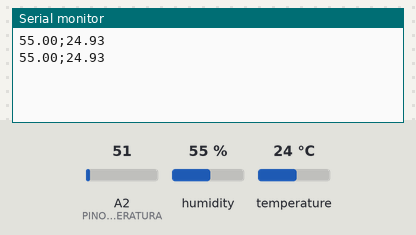
Bench run of a sketch on a simulated Arduino Uno, built with avr-gcc and run on an emulated ATmega328P. Parts: the last lines printed to the serial monitor. The inputs (shaded band) are chosen by the test bench; at power-on: humidity 55 %, A2 (PINO_SENSOR_TEMPERATURA) = 51, temperature 24 °C.

Above: at 1.8 s.
1.9 s: humidity set to 22 %
At 3.3 s:
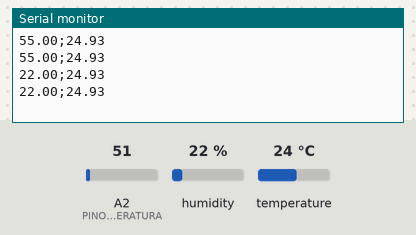
3.4 s: A2 (PINO_SENSOR_TEMPERATURA) set to 61
At 4.7 s:
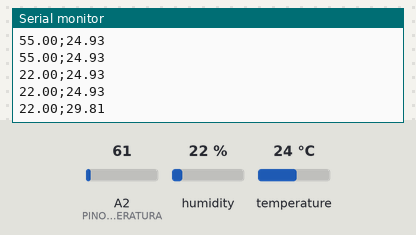
4.9 s: humidity set to 40 %
At 5.6 s:
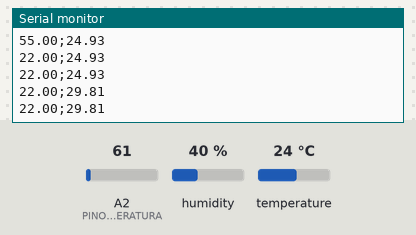
6.4 s: A2 (PINO_SENSOR_TEMPERATURA) set to 71
At 7.9 s:
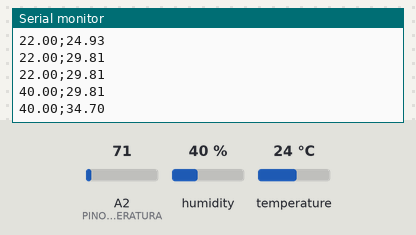
Timing chart, 0 to 8.9 s (numbered marks = the images above; inputs shaded):
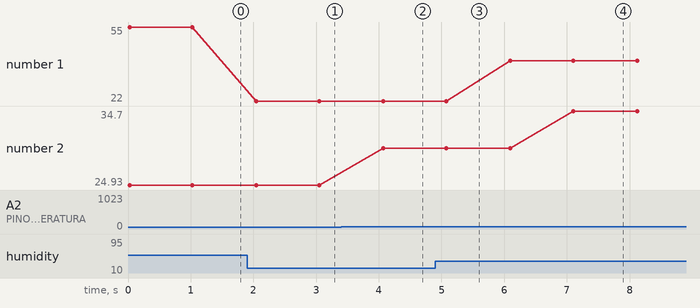

The sketch:

codigoSensor_herpsafe.ino
```cpp
#include "DHT.h" // incluie uma biblioteca externa

#define TIPO_SENSOR DHT11 // define o tipo de sensor
const int PINO_SENSOR_DHT11 = A1; // define a entrada analogica
const int PINO_SENSOR_TEMPERATURA = A2; // define a entrada analogica
float temperaturaCelsius;

//Paramentros de Maxima e Minimo de Umidade e Temeperatura
float tempMax = 30;
float tempMin = 25;
float umidMax = 60;
float umidMin = 40;

DHT sensorDHT(PINO_SENSOR_DHT11, TIPO_SENSOR); // referencia as duas variaveis a qual definil as portas analogicas

void setup() { // define a velocidade de comunicação
  Serial.begin(9600);
  sensorDHT.begin();
}

void loop() {
  float umidade = sensorDHT.readHumidity();
  int valorLeitura = analogRead(PINO_SENSOR_TEMPERATURA); // Declarando uma variável que pera o valor
  temperaturaCelsius = (valorLeitura * 5.0 / 1023.0) / 0.01; // fórmula para ter a temperatura em Graus Celsius


  if(isnan(umidade)) {
    Serial.println("Erro ao ler os dados sensor"); // Vai exibir a mensagem de erro caso não consiga ler os dados e umidade
  } else {
    //Serial.print("UmidadeMax:");
    //Serial.print(umidMax);
    //Serial.print(" ");

    // Serial.print("Umidade:");
    Serial.print(umidade); // Vai exibir o valor da variável "umidade"
    // Serial.print(" ");

    // Serial.print("UmidadeMin:");
    // Serial.print(umidMin);
    // Serial.print(" ");

    // Serial.print("TemperaturaMax:");
    // Serial.print(tempMax);
    Serial.print(";");

    // Serial.print("Temperatura:");
    Serial.println(temperaturaCelsius); // Vai exibir o valor da variáve temperaturaCelsius
    // Serial.print(" ");

    // Serial.print("TemperaturaMin:");
    // Serial.print(tempMin);
    // Serial.println(" ");
  }

  delay(1000); // Aplica um tempo antes de repetir o loop.
}
```

Measured:
- after the input at 1.9 s, the serial monitor: prints a new line after 0.15 s (image 1)
- after the input at 3.4 s, the serial monitor: prints a new line after 0.67 s (image 2)
- after the input at 6.4 s, the serial monitor: prints a new line after 0.70 s (image 4)
- plotted number 1: 55 → 22 after the input at 1.9 s, 22 → 40 after the input at 4.9 s
- plotted number 2: 24.93 → 29.81 after the input at 3.4 s, 29.81 → 34.7 after the input at 6.4 s
